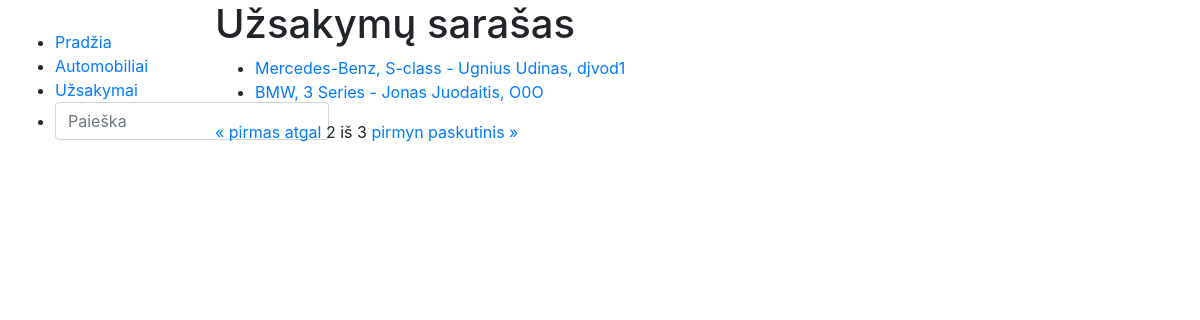
The app's page /autoservice/uzsakymai/?page=2, older data.
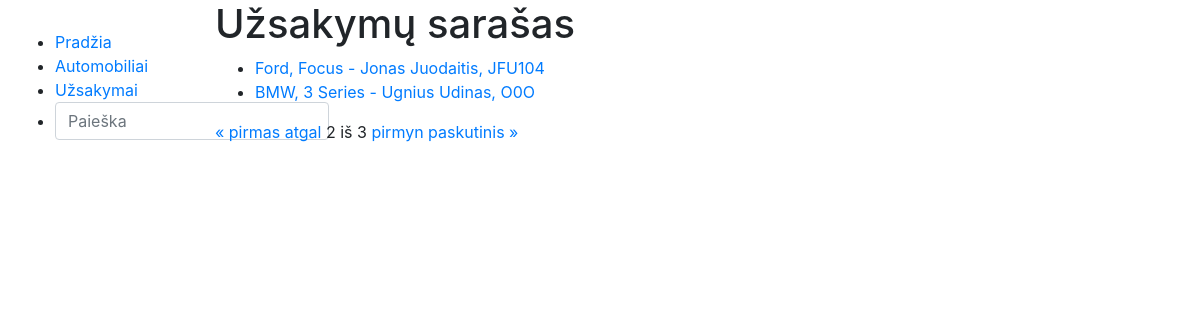
The same page, newer data.
### autoservice/models.py (models this page shows, shortened)
class Uzsakymas(models.Model):
    data = models.DateField('Uzsakymo_data')
    automobilis_id = models.ForeignKey('Automobilis', on_delete=models.CASCADE)
    class Meta:
        verbose_name = 'Užsakymas'
        verbose_name_plural = 'Užsakymai'
    SERVIZO_STATUSAS = (
        ('r', 'Rezervuota'),
        ('a', 'Atšaukta'),
        ('t', 'Atlikta'),
        ('v', 'Vykdoma'),
    )
    status = models.CharField(max_length=1, choices=SERVIZO_STATUSAS, help_text='Statusas')

class Automobilis(models.Model):
    valstybinis_nr = models.CharField('Valstybinis_NR', max_length=6, validators=[validate_at_least_one_digit],
                                      help_text='Įvestas automobilio numeris turi turėti bent vieną skaičių.')
    automobilio_modelis_id = models.ForeignKey('Automobilio_modelis', on_delete=models.CASCADE)
    vin_kodas = models.CharField('VIN_kodas', max_length=17, help_text='Įveskite automobilio VIN kodą')
    klientas = models.CharField('Klientas', max_length=200, help_text='Įveskite aptarnaujamo žmogaus vardą pavardę')
    nuotrauka = models.ImageField('Mašina', upload_to='images', null=True, blank=True)
    def display_automobilis(self):
        return f'{self.automobilio_modelis_id.marke}, {self.automobilio_modelis_id.modelis}'
    display_automobilis.short_description = 'Automobilis'
    class Meta:
        verbose_name = 'Automobilis'
        verbose_name_plural = 'Automobiliai'

class Automobilio_modelis(models.Model):
    marke = models.CharField('Markė', max_length=30)
    modelis = models.CharField('Modelis', max_length=50)
    class Meta:
        verbose_name = 'Automobilio_modelis'
        verbose_name_plural = 'Automobilio_modeliai'
    def __str__(self):
        return f'{self.marke}, {self.modelis}'

### autoservice/views.py (the view)
# urls.py: path('uzsakymai/', views.UzsakymaiListView.as_view(), name='uzsakymai'),
class UzsakymaiListView(generic.ListView):
    model = Uzsakymas
    paginate_by = 2
    template_name = 'uzsakymu_sarasas.html'

### templates/uzsakymu_sarasas.html
{% extends "base.html" %}
{% block content %}
    <h1>Užsakymų sarašas</h1>
    {% if uzsakymas_list %}
    <ul>
        {% for a in uzsakymas_list %}
        <li><a href="{{a.id}}">{{a.automobilis_id.automobilio_modelis_id}} - {{a.automobilis_id.klientas}}, {{a.automobilis_id.valstybinis_nr}}
        </a></li>
        {% endfor %}
    </ul>
    {% else %}
    <p>Nėra užsakymų</p>
    {% endif %}
  <div class="pagination">
    <span class="step-links">
        {% if page_obj.has_previous %}
            <a href="?page=1">&laquo; pirmas</a>
            <a href="?page={{ page_obj.previous_page_number }}">atgal</a>
        {% endif %}
        <span class="current">
            {{ page_obj.number }} iš {{ page_obj.paginator.num_pages }}
        </span>
        {% if page_obj.has_next %}
            <a href="?page={{ page_obj.next_page_number }}">pirmyn</a>
            <a href="?page={{ page_obj.paginator.num_pages }}">paskutinis &raquo;</a>
        {% endif %}
    </span>
</div>
{% endblock %}

### templates/base.html (shortened to what this page needs)
<!DOCTYPE html>
<html lang="en">
<head>
  <link rel="stylesheet" href="https://stackpath.bootstrapcdn.com/bootstrap/4.1.3/css/bootstrap.min.css">
  {% load static %}
  <link rel="stylesheet" href="{% static 'css/styles.css' %}">
</head>
<body>
  <div class="container-fluid">
    <div class="row">
      <div class="col-sm-2">
      {% block sidebar %}
        <ul class="sidebar-nav">
          <li><a href="{% url 'index' %}">Pradžia</a></li>
          <li><a href="{% url 'automobiliai' %}">Automobiliai</a></li>
          <li><a href="{% url 'uzsakymai' %}">Užsakymai</a></li>
          <li>
              <form action="{% url 'search' %}" method="get" class="form-inline my-1 my-md-0">
              <input name="query" class="form-control" type="text" placeholder="Paieška">
              </form>
          </li>
        </ul>
     {% endblock %}
      </div>
      <div class="col-sm-10 ">{% block content %}{% endblock %}</div>
    </div>
  </div>
</body>
</html>

### autoservice/static/css/styles.css (style rules this page uses)
.sidebar-nav { margin-top: 30px; }

Row changes from the older to the newer data that the page shows:
changed Uzsakymas: automobilis_id.automobilio_modelis_id "Mercedes-Benz, S-class" → "Ford, Focus"; automobilis_id.klientas "Ugnius Udinas" → "Jonas Juodaitis"; automobilis_id.valstybinis_nr "djvod1" → "JFU104"
changed Uzsakymas "BMW, 3 Series": automobilis_id.klientas "Jonas Juodaitis" → "Ugnius Udinas"
